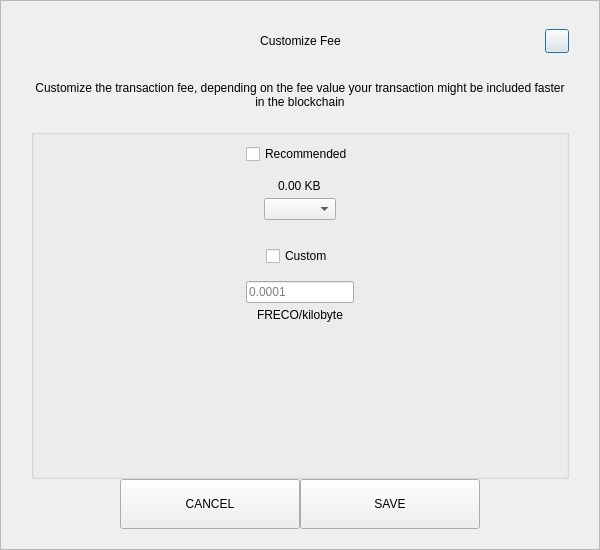
<?xml version="1.0" encoding="UTF-8"?>
<ui version="4.0">
 <class>SendCustomFeeDialog</class>
 <widget class="QDialog" name="SendCustomFeeDialog">
  <property name="geometry">
   <rect>
    <x>0</x>
    <y>0</y>
    <width>600</width>
    <height>550</height>
   </rect>
  </property>
  <property name="windowTitle">
   <string>Form</string>
  </property>
  <layout class="QVBoxLayout" name="verticalLayout_3">
   <property name="spacing">
    <number>0</number>
   </property>
   <property name="leftMargin">
    <number>0</number>
   </property>
   <property name="topMargin">
    <number>0</number>
   </property>
   <property name="rightMargin">
    <number>0</number>
   </property>
   <property name="bottomMargin">
    <number>0</number>
   </property>
   <item>
    <widget class="QFrame" name="frame">
     <property name="styleSheet">
      <string notr="true"/>
     </property>
     <property name="frameShape">
      <enum>QFrame::StyledPanel</enum>
     </property>
     <property name="frameShadow">
      <enum>QFrame::Raised</enum>
     </property>
     <layout class="QVBoxLayout" name="verticalLayout_2">
      <property name="spacing">
       <number>0</number>
      </property>
      <property name="leftMargin">
       <number>30</number>
      </property>
      <property name="topMargin">
       <number>20</number>
      </property>
      <property name="rightMargin">
       <number>30</number>
      </property>
      <property name="bottomMargin">
       <number>20</number>
      </property>
      <item>
       <layout class="QHBoxLayout" name="horizontalLayout_3">
        <property name="spacing">
         <number>0</number>
        </property>
        <item>
         <spacer name="horizontalSpacer_21">
          <property name="orientation">
           <enum>Qt::Horizontal</enum>
          </property>
          <property name="sizeHint" stdset="0">
           <size>
            <width>40</width>
            <height>20</height>
           </size>
          </property>
         </spacer>
        </item>
        <item>
         <widget class="QLabel" name="labelTitle">
          <property name="minimumSize">
           <size>
            <width>0</width>
            <height>40</height>
           </size>
          </property>
          <property name="maximumSize">
           <size>
            <width>16777215</width>
            <height>40</height>
           </size>
          </property>
          <property name="styleSheet">
           <string notr="true">padding-left:24px;</string>
          </property>
          <property name="text">
           <string>Customize Fee</string>
          </property>
          <property name="alignment">
           <set>Qt::AlignCenter</set>
          </property>
          <property name="margin">
           <number>7</number>
          </property>
         </widget>
        </item>
        <item>
         <spacer name="horizontalSpacer">
          <property name="orientation">
           <enum>Qt::Horizontal</enum>
          </property>
          <property name="sizeHint" stdset="0">
           <size>
            <width>40</width>
            <height>20</height>
           </size>
          </property>
         </spacer>
        </item>
        <item>
         <widget class="QPushButton" name="btnEsc">
          <property name="minimumSize">
           <size>
            <width>24</width>
            <height>24</height>
           </size>
          </property>
          <property name="maximumSize">
           <size>
            <width>24</width>
            <height>24</height>
           </size>
          </property>
          <property name="text">
           <string/>
          </property>
         </widget>
        </item>
       </layout>
      </item>
      <item>
       <spacer name="verticalSpacer_2">
        <property name="orientation">
         <enum>Qt::Vertical</enum>
        </property>
        <property name="sizeType">
         <enum>QSizePolicy::Fixed</enum>
        </property>
        <property name="sizeHint" stdset="0">
         <size>
          <width>20</width>
          <height>20</height>
         </size>
        </property>
       </spacer>
      </item>
      <item>
       <widget class="QLabel" name="labelMessage">
        <property name="text">
         <string>Customize the transaction fee, depending on the fee value your transaction might be included faster in the blockchain</string>
        </property>
        <property name="alignment">
         <set>Qt::AlignCenter</set>
        </property>
        <property name="wordWrap">
         <bool>true</bool>
        </property>
       </widget>
      </item>
      <item>
       <spacer name="verticalSpacer_3">
        <property name="orientation">
         <enum>Qt::Vertical</enum>
        </property>
        <property name="sizeType">
         <enum>QSizePolicy::Fixed</enum>
        </property>
        <property name="sizeHint" stdset="0">
         <size>
          <width>20</width>
          <height>20</height>
         </size>
        </property>
       </spacer>
      </item>
      <item>
       <widget class="QGroupBox" name="groupBox">
        <property name="title">
         <string/>
        </property>
        <layout class="QVBoxLayout" name="verticalLayout">
         <property name="leftMargin">
          <number>12</number>
         </property>
         <property name="rightMargin">
          <number>12</number>
         </property>
         <item>
          <layout class="QVBoxLayout" name="verticalLayout_4">
           <property name="spacing">
            <number>5</number>
           </property>
           <item alignment="Qt::AlignHCenter">
            <widget class="QCheckBox" name="checkBoxRecommended">
             <property name="text">
              <string>Recommended</string>
             </property>
            </widget>
           </item>
           <item>
            <spacer name="verticalSpacer_5">
             <property name="orientation">
              <enum>Qt::Vertical</enum>
             </property>
             <property name="sizeType">
              <enum>QSizePolicy::Fixed</enum>
             </property>
             <property name="sizeHint" stdset="0">
              <size>
               <width>20</width>
               <height>10</height>
              </size>
             </property>
            </spacer>
           </item>
           <item alignment="Qt::AlignHCenter">
            <widget class="QLabel" name="labelFee">
             <property name="text">
              <string>0.00 KB</string>
             </property>
            </widget>
           </item>
           <item alignment="Qt::AlignHCenter">
            <widget class="QComboBox" name="comboBoxRecommended"/>
           </item>
          </layout>
         </item>
         <item>
          <spacer name="verticalSpacer">
           <property name="orientation">
            <enum>Qt::Vertical</enum>
           </property>
           <property name="sizeType">
            <enum>QSizePolicy::Fixed</enum>
           </property>
           <property name="sizeHint" stdset="0">
            <size>
             <width>20</width>
             <height>20</height>
            </size>
           </property>
          </spacer>
         </item>
         <item>
          <layout class="QVBoxLayout" name="verticalLayout_5">
           <property name="spacing">
            <number>5</number>
           </property>
           <item alignment="Qt::AlignHCenter">
            <widget class="QCheckBox" name="checkBoxCustom">
             <property name="text">
              <string>Custom</string>
             </property>
            </widget>
           </item>
           <item>
            <spacer name="verticalSpacer_6">
             <property name="orientation">
              <enum>Qt::Vertical</enum>
             </property>
             <property name="sizeType">
              <enum>QSizePolicy::Fixed</enum>
             </property>
             <property name="sizeHint" stdset="0">
              <size>
               <width>20</width>
               <height>10</height>
              </size>
             </property>
            </spacer>
           </item>
           <item alignment="Qt::AlignHCenter">
            <widget class="QLineEdit" name="lineEditCustomFee">
             <property name="placeholderText">
              <string notr="true">0.0001</string>
             </property>
            </widget>
           </item>
           <item alignment="Qt::AlignHCenter">
            <widget class="QLabel" name="labelCustomFee">
             <property name="text">
              <string>FRECO/kilobyte</string>
             </property>
            </widget>
           </item>
          </layout>
         </item>
         <item>
          <spacer name="verticalSpacer_4">
           <property name="orientation">
            <enum>Qt::Vertical</enum>
           </property>
           <property name="sizeHint" stdset="0">
            <size>
             <width>20</width>
             <height>40</height>
            </size>
           </property>
          </spacer>
         </item>
        </layout>
       </widget>
      </item>
      <item>
       <layout class="QHBoxLayout" name="horizontalLayout" stretch="1,2,2,1">
        <item>
         <spacer name="horizontalSpacer1">
          <property name="orientation">
           <enum>Qt::Horizontal</enum>
          </property>
          <property name="sizeHint" stdset="0">
           <size>
            <width>40</width>
            <height>20</height>
           </size>
          </property>
         </spacer>
        </item>
        <item>
         <widget class="QPushButton" name="btnCancel">
          <property name="minimumSize">
           <size>
            <width>180</width>
            <height>50</height>
           </size>
          </property>
          <property name="focusPolicy">
           <enum>Qt::NoFocus</enum>
          </property>
          <property name="text">
           <string>CANCEL</string>
          </property>
         </widget>
        </item>
        <item>
         <widget class="QPushButton" name="btnSave">
          <property name="minimumSize">
           <size>
            <width>180</width>
            <height>50</height>
           </size>
          </property>
          <property name="focusPolicy">
           <enum>Qt::NoFocus</enum>
          </property>
          <property name="text">
           <string>SAVE</string>
          </property>
         </widget>
        </item>
        <item>
         <spacer name="horizontalSpacer_2">
          <property name="orientation">
           <enum>Qt::Horizontal</enum>
          </property>
          <property name="sizeHint" stdset="0">
           <size>
            <width>40</width>
            <height>20</height>
           </size>
          </property>
         </spacer>
        </item>
       </layout>
      </item>
     </layout>
    </widget>
   </item>
  </layout>
 </widget>
 <resources/>
 <connections/>
</ui>
